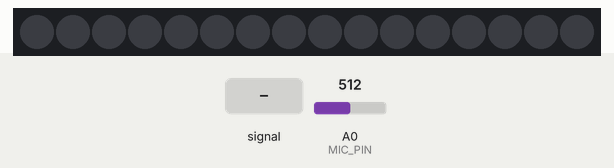
Recording of a sketch running on a simulated ESP8266 (NodeMCU). On the bench: 16 RGB LEDs in strip order, left to right. The test bench sets the inputs (shaded band); at power-on: A0 (MIC_PIN) = 512. Dim RGB values are drawn brighter than linear.

Above: at 1.2 s.
1.3 s: A0 (MIC_PIN) fed a 2 Hz sine of ±306 counts around its level
At 1.48 s:
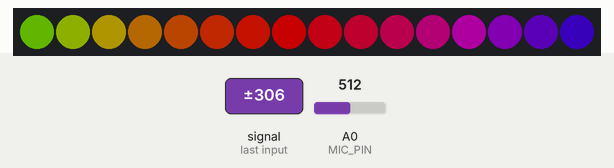
3.8 s: A0 (MIC_PIN) fed a 200 Hz sine of ±255 counts around its level
At 4.5 s:
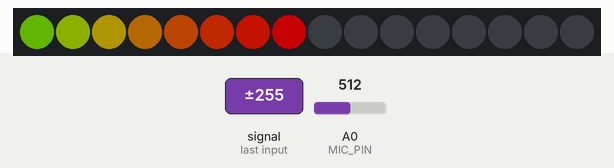
6.8 s: A0 (MIC_PIN) set to 75
At 7.2 s:
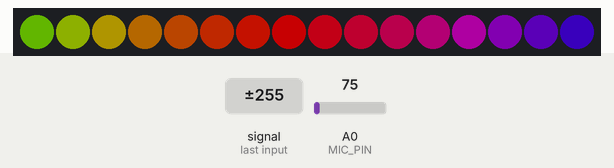
8.3 s: A0 (MIC_PIN) set to 511
At 8.9 s:
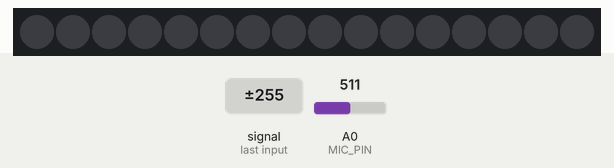
9.9 s: A0 (MIC_PIN) set to 126
At 11.1 s:
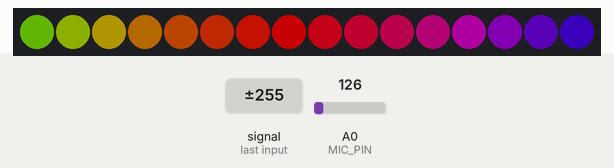
11.4 s: A0 (MIC_PIN) set to 716
At 12.1 s:
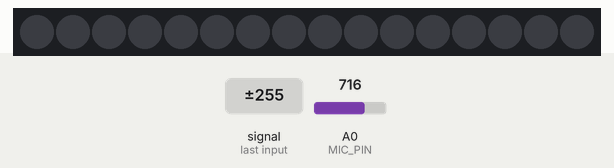
Timing chart, 0 to 14.0 s (numbered marks = the images above; inputs shaded):
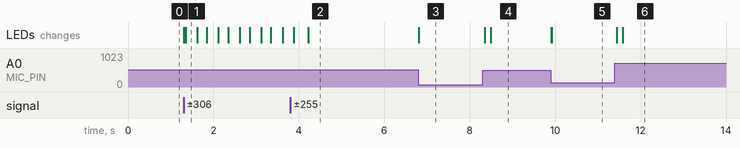

The sketch:

esp8266-musicVU.ino
```cpp
// (licence header left out)
/*------------------------------------------------------------------------------
基于esp8266的音乐vu（音乐频谱）
声音采用MAX9814
频谱灯采用WS2812B(8位)//可在程序自定义你的灯珠数量


引脚
MAX9814   ESP8266

AR        GND
OUT       A0
VDD       5V/3.3V
GND       GND
引脚说明:
          OUT输出
GAIN      悬空增益为60db GND 增益为50dbVDD 增益为40db
AR        悬空启动/释放比为1:500
             GND启动/释放比为1:2000
             vDD启动/释放比为1:4000
WS2812   ESP8266
VCC      5V
GND      GND
IN/DI    D4


开发板型号选择wemos D1
------------------------------------------------------------------------------*/
#include<FastLED.h>
#include<MegunoLink.h>
#include<Filter.h>

#define N_PIXELS  16//灯珠数量
#define MIC_PIN   A0//A0(看丝印)
#define LED_PIN   2// D4(看丝印)

//以下参数可以根据您的音频级别进行调整
#define NOISE 580  //声音
#define TOP   (N_PIXELS+2)
#define LED_TYPE  WS2812B//灯板型号
#define BRIGHTNESS  100
#define COLOR_ORDER GRB


CRGB leds[N_PIXELS];

int lvl = 0, minLvl = 0, maxLvl = 136; //根据需要调整麦克风接收“最小值”和“最大值”

//音频过滤实现平滑原始音频信号
ExponentialFilter<long> ADCFilter(5,0);

void music_vu()
    {

          int n, height;
          n = analogRead(MIC_PIN);
          n = abs(1023 - n);
          n = (n <= NOISE) ? 0 : abs(n - NOISE);
          ADCFilter.Filter(n);
          lvl = ADCFilter.Current();
          height = TOP * (lvl - minLvl) / (long)(maxLvl - minLvl);
          if(height < 0L) height = 0;
          else if(height > TOP) height = TOP;
          for(uint8_t i = 0; i < N_PIXELS; i++)
          {
          if(i >= height) leds[i] = CRGB(0,0,0);
          else leds[i] = Wheel( map( i, 0, N_PIXELS-1, 30, 150 ) );
              }
  FastLED.show();
     }


void setup() {

  Serial.begin(115200);

  FastLED.addLeds<LED_TYPE,LED_PIN,COLOR_ORDER>(leds,N_PIXELS).setCorrection(TypicalLEDStrip);
  FastLED.setBrightness(BRIGHTNESS);
}

void loop() {

music_vu();

}

//调整颜色设置
CRGB Wheel(byte WheelPos) {

  if(WheelPos < 85)//初始颜色
    return CRGB(WheelPos * 3, 255 - WheelPos * 3, 0);
  else if(WheelPos < 170) {
    WheelPos -= 85;
    return CRGB(255 - WheelPos * 3, 0, WheelPos * 3);
  } else {
    WheelPos -= 170;//终止颜色
    return CRGB(0, WheelPos * 3, 255 - WheelPos * 3);
  }
}
```

Measured:
- after the input at 1.3 s, the LEDs: first change at once (image 1 shows a later state)
- after the input at 3.8 s, the LEDs: first change after 0.09 s (image 2 shows a later state)
- after the input at 6.8 s, the LEDs: first change at once (image 3 shows a later state)
- after the input at 8.3 s, the LEDs: first change after 0.06 s (image 4 shows a later state)
- after the input at 9.9 s, the LEDs: first change at once (image 5 shows a later state)
- after the input at 11.4 s, the LEDs: first change after 0.05 s (image 6 shows a later state)
